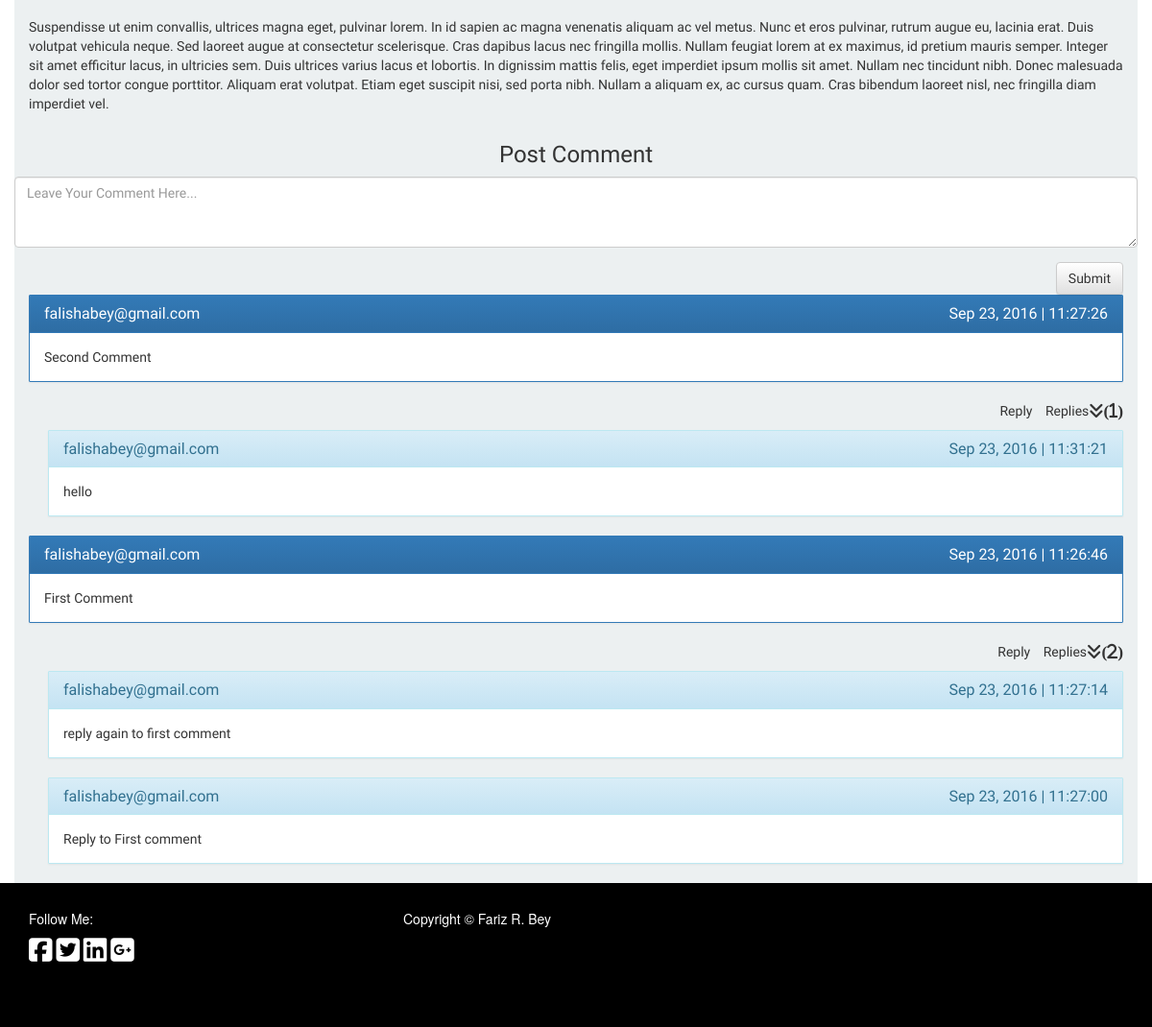
Before: /index.php?blogDetail&blog_id=1 (lower part) with the older database file.
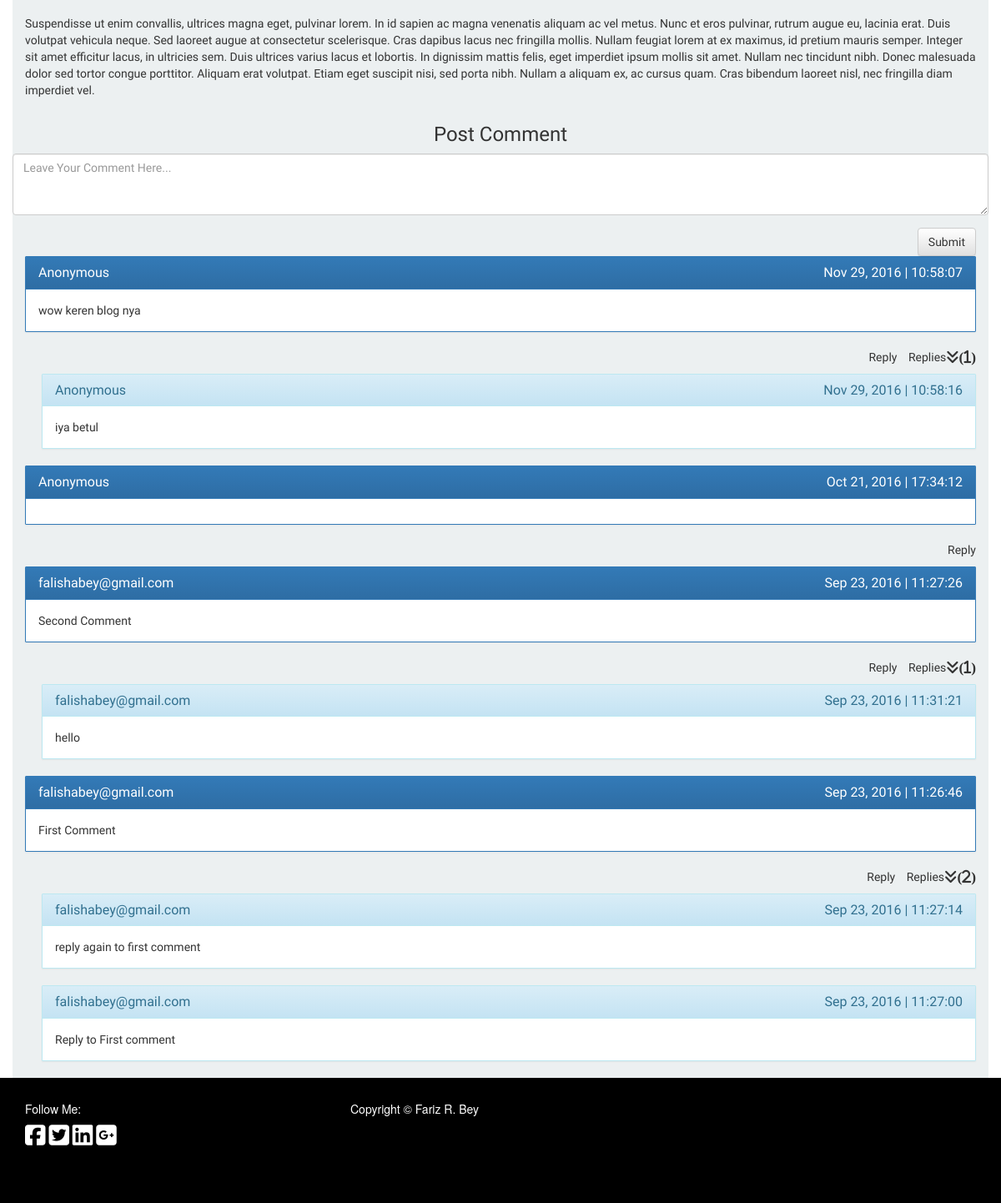
After: the same page with the newer database file.
### tables this page shows
CREATE TABLE IF NOT EXISTS `comment_tbl` (
`comment_id` int(11) NOT NULL,
  `comment_blog_id` int(11) NOT NULL,
  `comment_sender_email` varchar(256) NOT NULL,
  `comment` text NOT NULL,
  `code` varchar(10) NOT NULL,
  `ip_address` varchar(255) NOT NULL,
  `create_date` datetime NOT NULL
);

CREATE TABLE IF NOT EXISTS `child_comment_tbl` (
`child_comment_id` int(11) NOT NULL,
  `comment_blog_id` int(11) NOT NULL,
  `child_comment_sender_email` varchar(256) NOT NULL,
  `child_comment` text NOT NULL,
  `par_code` varchar(10) NOT NULL,
  `child_ip_address` varchar(256) NOT NULL,
  `create_date` datetime NOT NULL
);

### classes/database3.php (called while the page is built, shortened)
<?php
class Database {
	public function __construct($user = 'root', $password = '', $database = 'farizbey_personalwebdb', $host = 'localhost') {
		$this->user = $user;
		$this->password = $password;
		$this->database = $database;
		$this->host = $host;
	}
	protected function connect() {
		return new mysqli($this->host, $this->user, $this->password, $this->database);
	}
	public function query($query) {
		$results = array();
		$db = $this->connect();
		$result = $db->query($query);
		$rows = $result->fetch_object();
		if (!empty($rows)) {
			do {
				$results[]=$rows;
			}
			while($rows = $result->fetch_object());
		}
		return $results;
	}
	public function num_rows($sql="")
	{
		$db= $this->connect();
		$result = 0;
		if ($sql!="") {
			$query = $db->query($sql);
			$result = $query->num_rows;
		}
		return $result;
	}
}
?>

### layout/blogDetail_layout.php (the view, shortened to what the changed rows need)
<?php
if (isset($_GET["blog_id"])) {
	if ($_GET["blog_id"] != "" && is_numeric($_GET["blog_id"])) {
		$db = new Database();
?>
<?php
	}
}
?>
		<div class="row">
			<div class="center-block col-md-12 col-lg-12 col-sm-12">
					<input type="hidden" value="<?php if (!empty($_SESSION['member_email']) || (isset($_SESSION['member_email']))) {
	$comment_sender_email = $_SESSION['member_email'];
	}
	else {
	$comment_sender_email = "Anonymous";
	} echo $comment_sender_email; ?>" name="member_email" />
	            <?php
	            if (isset($_GET["blog_id"])) {
	            	$blog_id = $_GET["blog_id"];
	                $sql2 = $db->query("SELECT * FROM comment_tbl WHERE comment_blog_id = $blog_id ORDER BY create_date DESC");
	            ?>
	                <?php
	                if (!empty($sql2) && isset($sql2) && $sql2 != NULL) {
						foreach ($sql2 as $key) {
							$date = new dateTime($key->create_date);
							$date = date_format($date, 'M j, Y | H:i:s');
							$code = $key->code;
	                ?>
							<div class="panel panel-primary" id="<?php echo $key->code; ?>">
							  	<div class="panel-heading">
								    <h3 class="panel-title pull-left"><?php echo $key->comment_sender_email; ?></h3>
								    <h5 class="panel-title pull-right"><?php echo $date; ?></h5>
								    <div class="clearfix"></div>
							  	</div>
							  	<div class="panel-body">
								    <?php echo $key->comment; ?>
							  	</div>
							</div>
							<?php
							$sql3 = "SELECT * FROM child_comment_tbl WHERE par_code = '$code' ORDER BY create_date DESC";
							$chi_count = $db->num_rows($sql3);
							$chi_result = $db->query($sql3);
							?>
							<p class="text-right" style="cursor:pointer;">
								<a class="reply_comment" id="reply_comment" name="<?php echo $key->code; ?>" blogid="<?php echo $_GET['blog_id']; ?>" account="<?php if (!empty($_SESSION['member_email']) || (isset($_SESSION['member_email']))) {
	$comment_sender_email = $_SESSION['member_email'];
	}
	else {
	$comment_sender_email = "Anonymous";
	} echo $comment_sender_email; ?>">Reply</a>
							<?php
							if ($chi_count <=0 ) {
							} else {
							?>
							<a class="children" name="<?php echo $key->code; ?>"><span class="tog_text" style="padding-left: 10px;">Replies<i class="fa fa-angle-double-down fa-lg" aria-hidden="true">(<?php echo $chi_count; ?>)</i></span></a>
							</p>
							<?php
							foreach ($chi_result as $child) {
								$date2 = new dateTime($child->create_date);
								$date2 = date_format($date2, 'M j, Y | H:i:s');
							?>
							<div class="child-comments C-<?php echo $key->code; ?>" style="margin-left: 20px;">
								<div class="panel panel-info">
								  	<div class="panel-heading">
									    <h3 class="panel-title pull-left"><?php echo $child->child_comment_sender_email; ?></h3>
									    <h5 class="panel-title pull-right"><?php echo $date2; ?></h5>
									    <div class="clearfix"></div>
								  	</div>
								  	<div class="panel-body">
									    <?php echo $child->child_comment; ?>
								  	</div>
								</div>
							</div>
							<?php
							}
							?>
							<?php
							}
							?>
	    			<?php
						}
					}
					else {
					?>
					<td><?php echo "No Comment"; ?></td>
			        <?php
					}
			    	?>
				<?php
	           	}
	            ?>
        	</div>
        </div>

Changed rows visible on the page:
added comment_tbl: comment_sender_email "Anonymous", create_date "Nov 29, 2016 | 10:58:07", comment "wow keren blog nya", chi_count "1"
added child_comment_tbl: child_comment_sender_email "Anonymous", create_date "Nov 29, 2016 | 10:58:16", child_comment "iya betul"
added comment_tbl: comment_sender_email "Anonymous", create_date "Oct 21, 2016 | 17:34:12"
